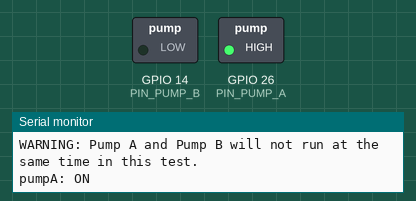
This sketch was run on a simulated ESP32. Parts: switched loads named in the sketch (green lamp = pin HIGH), the last lines printed to the serial monitor.

Above: at 2.5 s.
At 10.5 s:
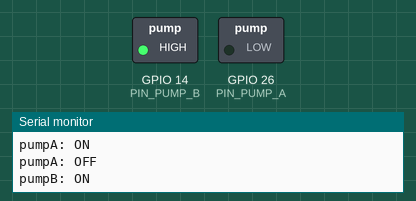
At 14.5 s:
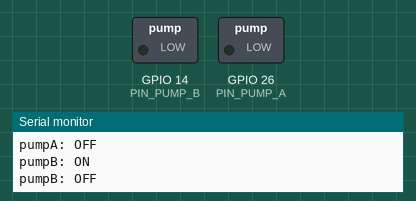
Timing chart, 0 to 20.8 s (numbered marks = the images above):
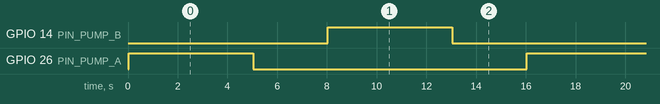

The sketch:

T07_Pump_A_B_Test.ino
```cpp
// T07_Pump_A_B_Test.ino
// Purpose: Verify Pump A and Pump B ON/OFF control through MOSFET CH2 and CH3.
//
// Hardware target:
// - ESP32-WROOM-32U DevKitC V4
// - Real 4-channel MOSFET module with IN+/IN- input pairs
// - Pump A 12V connected to OUT2+ / OUT2-
// - Pump B 12V connected to OUT3+ / OUT3-
//
// Important:
// - This test drives real peristaltic pumps A and B.
// - Use clean water only.
// - Do not connect nutrient A/B bottles yet.
// - Pump A and Pump B will not run at the same time in this test.
// - This sketch uses millis() for timing instead of delay().

#define PIN_PUMP_A 26
#define PIN_PUMP_B 14

const bool MOSFET_ACTIVE_HIGH = true;

const unsigned long PUMP_ON_TIME_MS = 5000;
const unsigned long BETWEEN_PUMPS_WAIT_MS = 3000;

enum TestStep {
  STEP_PUMP_A_ON,
  STEP_WAIT_AFTER_A,
  STEP_PUMP_B_ON,
  STEP_WAIT_AFTER_B
};

TestStep currentStep = STEP_WAIT_AFTER_B;
unsigned long stepStartedMs = 0;

void setPumpA(bool on) {
  if (MOSFET_ACTIVE_HIGH) {
    digitalWrite(PIN_PUMP_A, on ? HIGH : LOW);
  } else {
    digitalWrite(PIN_PUMP_A, on ? LOW : HIGH);
  }
}

void setPumpB(bool on) {
  if (MOSFET_ACTIVE_HIGH) {
    digitalWrite(PIN_PUMP_B, on ? HIGH : LOW);
  } else {
    digitalWrite(PIN_PUMP_B, on ? LOW : HIGH);
  }
}

void turnAllTestPumpsOff() {
  setPumpA(false);
  setPumpB(false);
}

void printPumpState(const char* pumpName, bool on) {
  Serial.print(pumpName);
  Serial.print(": ");
  Serial.println(on ? "ON" : "OFF");
}

void startPumpA() {
  turnAllTestPumpsOff();
  setPumpA(true);
  currentStep = STEP_PUMP_A_ON;
  stepStartedMs = millis();
  printPumpState("pumpA", true);
}

void stopPumpAAndWait() {
  setPumpA(false);
  currentStep = STEP_WAIT_AFTER_A;
  stepStartedMs = millis();
  printPumpState("pumpA", false);
}

void startPumpB() {
  turnAllTestPumpsOff();
  setPumpB(true);
  currentStep = STEP_PUMP_B_ON;
  stepStartedMs = millis();
  printPumpState("pumpB", true);
}

void stopPumpBAndWait() {
  setPumpB(false);
  currentStep = STEP_WAIT_AFTER_B;
  stepStartedMs = millis();
  printPumpState("pumpB", false);
}

void setup() {
  Serial.begin(115200);

  pinMode(PIN_PUMP_A, OUTPUT);
  pinMode(PIN_PUMP_B, OUTPUT);

  // Always force both pumps OFF first before starting the test sequence.
  turnAllTestPumpsOff();

  Serial.println("Hydroponic Device001 Pump A/B Test");
  Serial.println("Project: Hydroponic_IoT_ESP32");
  Serial.println("Test: T07_Pump_A_B_Test");
  Serial.println("Device ID: device001");
  Serial.println("Pump A: GPIO26 -> IN2+ -> OUT2");
  Serial.println("Pump B: GPIO14 -> IN3+ -> OUT3");
  Serial.println("WARNING: This test drives real Pump A and Pump B.");
  Serial.println("WARNING: Use clean water only. Do not connect nutrient A/B bottles yet.");
  Serial.println("WARNING: Pump A and Pump B will not run at the same time in this test.");

  // Make the first loop cycle start Pump A immediately after setup completes.
  stepStartedMs = millis() - BETWEEN_PUMPS_WAIT_MS;
}

void loop() {
  unsigned long currentMs = millis();

  switch (currentStep) {
    case STEP_PUMP_A_ON:
      if (currentMs - stepStartedMs >= PUMP_ON_TIME_MS) {
        stopPumpAAndWait();
      }
      break;

    case STEP_WAIT_AFTER_A:
      if (currentMs - stepStartedMs >= BETWEEN_PUMPS_WAIT_MS) {
        startPumpB();
      }
      break;

    case STEP_PUMP_B_ON:
      if (currentMs - stepStartedMs >= PUMP_ON_TIME_MS) {
        stopPumpBAndWait();
      }
      break;

    case STEP_WAIT_AFTER_B:
      if (currentMs - stepStartedMs >= BETWEEN_PUMPS_WAIT_MS) {
        startPumpA();
      }
      break;
  }
}
```

Measured:
- by itself, GPIO 14 (PIN_PUMP_B), GPIO 26 (PIN_PUMP_A): alternates HIGH for 5.0 s and LOW for 11.0 s
- by itself, everything shown: repeats every 16.0 s, in 4 steps
